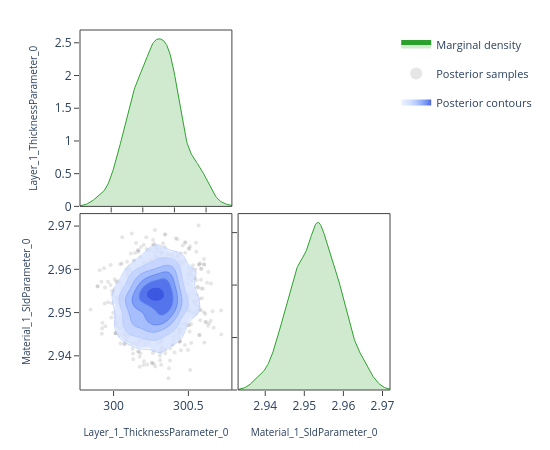

The code cell stored with this chart in its notebook:
### Code cell
# ---- Pairwise focus: thickness vs SLD ---------------------------------------
# A 2-parameter corner plot zooms in on the joint posterior for a specific
# pair.  This is the same view the EasyReflectometryApp's "2D Heatmap"
# sub-tab uses to inspect parameter degeneracies.


params_of_interest = ['Layer_1_ThicknessParameter_0', 'Material_1_SldParameter_0']
idx = [posterior.param_names.index(p) for p in params_of_interest]
subset_draws = np.asarray(posterior.draws)[:, idx]

fig = plot_corner(subset_draws, params_of_interest)
fig.show()

### Figure 1 — Plotly figure (JSON) as saved in the notebook; plotly's stock layout.template omitted (floating-point values rounded to 4 significant figures; data arrays with more than 128 entries replaced by an {"elided": "..."} marker saying what was removed)
{"data": [{"fill": "tozeroy", "fillcolor": "rgba(44, 160, 44, 0.22)", "hoverinfo": "skip", "legendgroup": "marginal", "line": {"color": "rgb(44, 160, 44)", "width": 1}, "mode": "lines", "name": "Marginal density", "showlegend": true, "type": "scatter", "x": {"elided": "256 float values"}, "xaxis": "x", "y": {"elided": "256 float values"}, "yaxis": "y"}, {"hoverinfo": "skip", "legendgroup": "scatter", "marker": {"color": "rgba(140, 140, 140, 0.22)", "size": 4}, "mode": "markers", "name": "Posterior samples", "showlegend": true, "type": "scatter", "x": {"elided": "880 float values"}, "xaxis": "x3", "y": {"elided": "880 float values"}, "yaxis": "y3", "zorder": 0}, {"colorscale": [[0.0, "rgba(224, 233, 255, 0.62)"], [0.35, "rgba(183, 203, 255, 0.70)"], [0.6, "rgba(138, 169, 252, 0.78)"], [0.82, "rgba(96, 131, 242, 0.84)"], [1.0, "rgba(58, 86, 224, 0.90)"]], "connectgaps": false, "contours": {"coloring": "fill", "end": 147.8, "showlabels": false, "showlines": false, "size": 23.34, "start": 31.11}, "hoverinfo": "skip", "legendgroup": "contour", "name": "Posterior contours", "showlegend": true, "showscale": false, "type": "contour", "x": [299.8, 299.8, 299.8, 299.8, 299.9, 299.9, 299.9, 299.9, 299.9, 299.9, 299.9, 299.9, 299.9, 300.0, 300.0, 300.0, 300.0, 300.0, 300.0, 300.0, 300.0, 300.1, 300.1, 300.1, 300.1, 300.1, 300.1, 300.1, 300.1, 300.2, 300.2, 300.2, 300.2, 300.2, 300.2, 300.2, 300.2, 300.3, 300.3, 300.3, 300.3, 300.3, 300.3, 300.3, 300.3, 300.3, 300.4, 300.4, 300.4, 300.4, 300.4, 300.4, 300.4, 300.4, 300.5, 300.5, 300.5, 300.5, 300.5, 300.5, 300.5, 300.5, 300.6, 300.6, 300.6, 300.6, 300.6, 300.6, 300.6, 300.6, 300.7, 300.7, 300.7, 300.7, 300.7, 300.7, 300.7, 300.7, 300.8, 300.8], "xaxis": "x3", "y": [2.933, 2.934, 2.934, 2.935, 2.935, 2.936, 2.936, 2.937, 2.937, 2.937, 2.938, 2.938, 2.939, 2.939, 2.94, 2.94, 2.941, 2.941, 2.942, 2.942, 2.943, 2.943, 2.944, 2.944, 2.945, 2.945, 2.946, 2.946, 2.947, 2.947, 2.948, 2.948, 2.949, 2.949, 2.95, 2.95, 2.951, 2.951, 2.952, 2.952, 2.953, 2.953, 2.954, 2.954, 2.955, 2.955, 2.956, 2.956, 2.957, 2.957, 2.958, 2.958, 2.959, 2.959, 2.96, 2.96, 2.961, 2.961, 2.962, 2.962, 2.963, 2.963, 2.964, 2.964, 2.965, 2.965, 2.966, 2.966, 2.967, 2.967, 2.967, 2.968, 2.968, 2.969, 2.969, 2.97, 2.97, 2.971, 2.971, 2.972], "yaxis": "y3", "z": {"elided": "80x80 float values"}, "zmax": 147.8, "zmin": 31.11, "zorder": 1}, {"colorscale": [[0.0, "rgba(183, 203, 255, 0.94)"], [0.35, "rgba(183, 203, 255, 0.94)"], [0.35, "rgba(138, 169, 252, 0.95)"], [0.6, "rgba(138, 169, 252, 0.95)"], [0.6, "rgba(96, 131, 242, 0.96)"], [0.82, "rgba(96, 131, 242, 0.96)"], [0.82, "rgba(58, 86, 224, 0.98)"], [1.0, "rgba(58, 86, 224, 0.98)"]], "contours": {"coloring": "lines", "end": 147.8, "showlabels": false, "size": 23.34, "start": 31.11}, "hoverinfo": "skip", "legendgroup": "contour", "line": {"width": 0.9}, "showlegend": false, "showscale": false, "type": "contour", "x": [299.8, 299.8, 299.8, 299.8, 299.9, 299.9, 299.9, 299.9, 299.9, 299.9, 299.9, 299.9, 299.9, 300.0, 300.0, 300.0, 300.0, 300.0, 300.0, 300.0, 300.0, 300.1, 300.1, 300.1, 300.1, 300.1, 300.1, 300.1, 300.1, 300.2, 300.2, 300.2, 300.2, 300.2, 300.2, 300.2, 300.2, 300.3, 300.3, 300.3, 300.3, 300.3, 300.3, 300.3, 300.3, 300.3, 300.4, 300.4, 300.4, 300.4, 300.4, 300.4, 300.4, 300.4, 300.5, 300.5, 300.5, 300.5, 300.5, 300.5, 300.5, 300.5, 300.6, 300.6, 300.6, 300.6, 300.6, 300.6, 300.6, 300.6, 300.7, 300.7, 300.7, 300.7, 300.7, 300.7, 300.7, 300.7, 300.8, 300.8], "xaxis": "x3", "y": [2.933, 2.934, 2.934, 2.935, 2.935, 2.936, 2.936, 2.937, 2.937, 2.937, 2.938, 2.938, 2.939, 2.939, 2.94, 2.94, 2.941, 2.941, 2.942, 2.942, 2.943, 2.943, 2.944, 2.944, 2.945, 2.945, 2.946, 2.946, 2.947, 2.947, 2.948, 2.948, 2.949, 2.949, 2.95, 2.95, 2.951, 2.951, 2.952, 2.952, 2.953, 2.953, 2.954, 2.954, 2.955, 2.955, 2.956, 2.956, 2.957, 2.957, 2.958, 2.958, 2.959, 2.959, 2.96, 2.96, 2.961, 2.961, 2.962, 2.962, 2.963, 2.963, 2.964, 2.964, 2.965, 2.965, 2.966, 2.966, 2.967, 2.967, 2.967, 2.968, 2.968, 2.969, 2.969, 2.97, 2.97, 2.971, 2.971, 2.972], "yaxis": "y3", "z": {"elided": "80x80 float values"}, "zmax": 147.8, "zmin": 31.11, "zorder": 2}, {"fill": "tozeroy", "fillcolor": "rgba(44, 160, 44, 0.22)", "hoverinfo": "skip", "legendgroup": "marginal", "line": {"color": "rgb(44, 160, 44)", "width": 1}, "mode": "lines", "name": "Marginal density", "showlegend": false, "type": "scatter", "x": {"elided": "256 float values"}, "xaxis": "x4", "y": {"elided": "256 float values"}, "yaxis": "y4"}], "layout": {"height": 450, "legend": {"font": {"size": 11}, "itemsizing": "constant", "orientation": "v", "x": 1.02, "xanchor": "left", "y": 1.0, "yanchor": "top"}, "margin": {"b": 60, "l": 80, "r": 160, "t": 30}, "plot_bgcolor": "white", "shapes": [{"fillcolor": "rgba(0,0,0,0)", "layer": "above", "line": {"color": "#444", "width": 1}, "type": "rect", "x0": 0, "x1": 1, "xref": "x domain", "y0": 0, "y1": 1, "yref": "y domain"}, {"fillcolor": "rgba(0,0,0,0)", "layer": "above", "line": {"color": "#444", "width": 1}, "type": "rect", "x0": 0, "x1": 1, "xref": "x3 domain", "y0": 0, "y1": 1, "yref": "y3 domain"}, {"fillcolor": "rgba(0,0,0,0)", "layer": "above", "line": {"color": "#444", "width": 1}, "type": "rect", "x0": 0, "x1": 1, "xref": "x4 domain", "y0": 0, "y1": 1, "yref": "y4 domain"}], "showlegend": true, "width": 550, "xaxis": {"anchor": "y", "domain": [0.0, 0.49], "showgrid": false, "showticklabels": false, "ticks": "outside", "zeroline": false}, "xaxis2": {"anchor": "y2", "domain": [0.51, 1.0], "showgrid": false, "ticks": "outside", "visible": false, "zeroline": false}, "xaxis3": {"anchor": "y3", "domain": [0.0, 0.49], "showgrid": false, "ticks": "outside", "title": {"font": {"size": 10}, "text": "Layer_1_ThicknessParameter_0"}, "zeroline": false}, "xaxis4": {"anchor": "y4", "domain": [0.51, 1.0], "showgrid": false, "ticks": "outside", "title": {"font": {"size": 10}, "text": "Material_1_SldParameter_0"}, "zeroline": false}, "yaxis": {"anchor": "x", "domain": [0.51, 1.0], "showgrid": false, "ticks": "outside", "title": {"font": {"size": 10}, "text": "Layer_1_ThicknessParameter_0"}, "zeroline": false}, "yaxis2": {"anchor": "x2", "domain": [0.51, 1.0], "showgrid": false, "ticks": "outside", "visible": false, "zeroline": false}, "yaxis3": {"anchor": "x3", "domain": [0.0, 0.49], "showgrid": false, "ticks": "outside", "title": {"font": {"size": 10}, "text": "Material_1_SldParameter_0"}, "zeroline": false}, "yaxis4": {"anchor": "x4", "domain": [0.0, 0.49], "showgrid": false, "showticklabels": false, "ticks": "outside", "zeroline": false}}}
